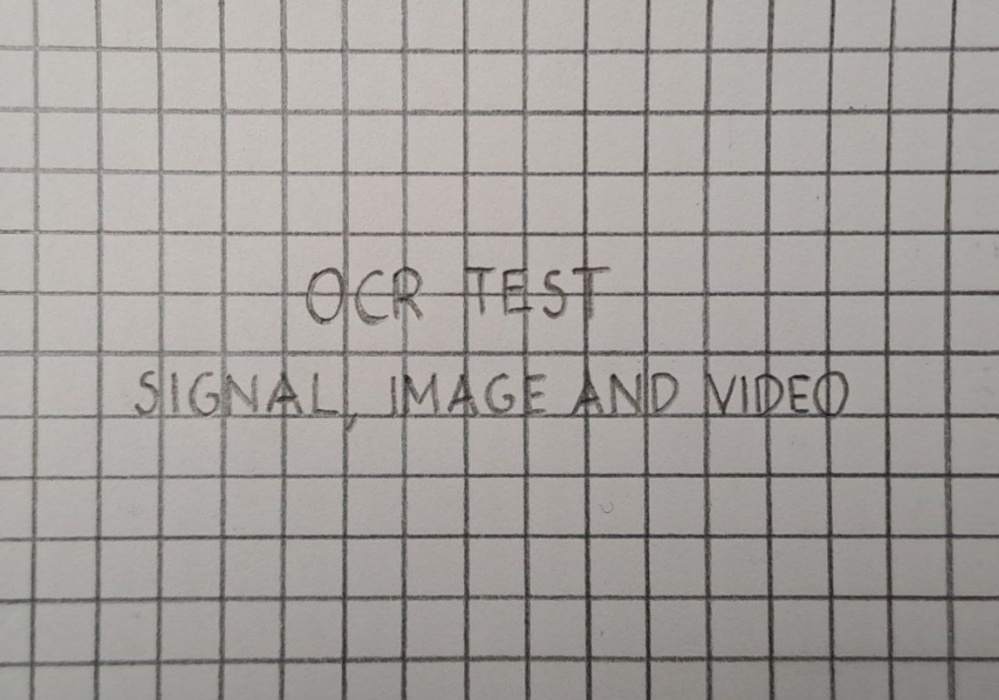
#> input picture images/012.jpg, 999 x 700 px, shrunk from 1280 x 897 before the run
$ jupyter execute lines_removal.ipynb
#> lines starting #> are read from the running program, lines starting #| are printed output that depends on the picture; after the words box and inside, x2 and y2 are one past the last pixel; in counts of white or black regions, pixels touching at a corner belong together
[cell 1]
import cv2
import numpy as np
from matplotlib import pyplot as plt
import pytesseract
import os
import subprocess

# Path to tesseract executable (in case it isn't in your PATH)
try:
    subprocess.call(["tesseract"])
#> (this line was passed over: subprocess is not available in this run)
except FileNotFoundError:
    pytesseract.pytesseract.tesseract_cmd = r'C:\Program Files\Tesseract-OCR\tesseract.exe'

PARENT_DIR = os.path.dirname(os.path.dirname(os.path.realpath("FILEPATH")))
image_name = "012.jpg"
image = cv2.imread(os.path.join(PARENT_DIR, "images", image_name), cv2.IMREAD_GRAYSCALE)
#> image: shape (700, 999); min 24, max 201, mean 159.6

# Tesseract OCR before processing
print("Before processing:")
print("\"\n" + pytesseract.image_to_string(image) + "\n\"")
#> (this line was passed over: pytesseract is not available in this run)
plt.imshow(cv2.cvtColor(image, cv2.COLOR_BGR2RGB))

[cell 2]
thresh = cv2.adaptiveThreshold(image, 255, cv2.ADAPTIVE_THRESH_MEAN_C, cv2.THRESH_BINARY, 11, 2)
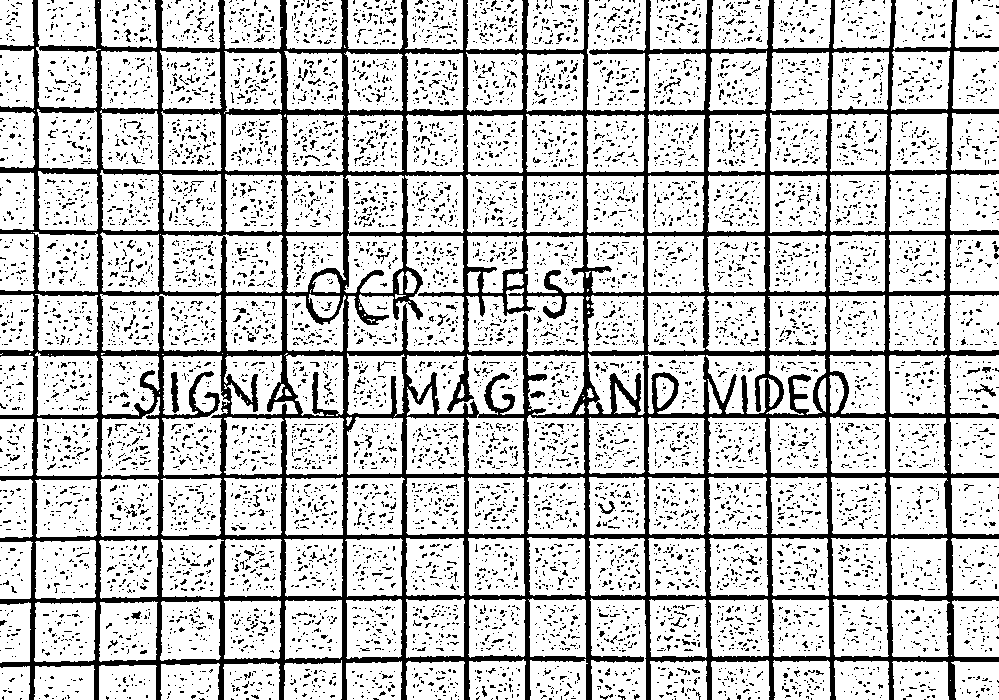
#> thresh: shape (700, 999); 77.5% white; 8629 black regions (8396 under 20 px), largest, box (x1, y1, x2, y2) and area: (0, 0, 999, 700) 110462, (171, 372, 179, 413) 226, (974, 384, 996, 397) 88

# for image 011.jpg, use a different thresholding method
if image_name == "011.jpg":
    thresh = cv2.threshold(image, 0, 255, cv2.THRESH_BINARY + cv2.THRESH_OTSU)[1]

opening = cv2.morphologyEx(cv2.medianBlur(thresh, 7), cv2.MORPH_OPEN, np.ones((5, 5), np.uint8))
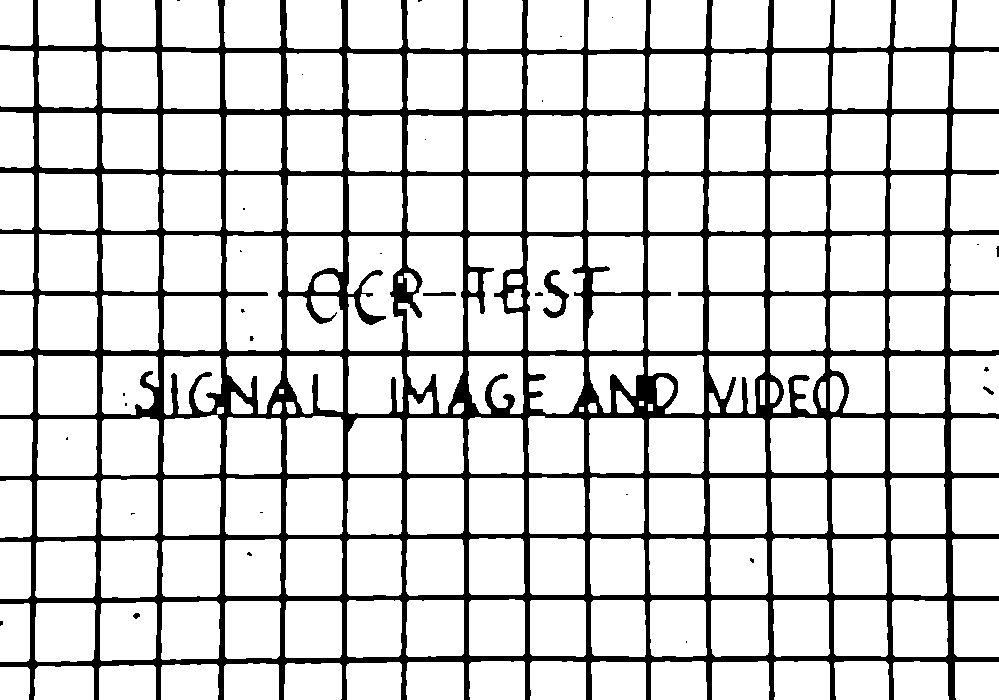
#> opening: shape (700, 999); 83.2% white; 31 black regions (24 under 20 px), largest, box (x1, y1, x2, y2) and area: (0, 0, 999, 700) 116361, (543, 270, 569, 318) 476, (423, 292, 456, 296) 113
# opening = cv2.erode(opening, np.ones((5,5),np.uint8), iterations=1)

# Tesseract OCR after processing
print("After processing:")
print("\"\n" + pytesseract.image_to_string(opening) + "\n\"")
#> (this line was passed over: pytesseract is not available in this run)

bitwise_not = cv2.bitwise_not(opening)

plt.imshow(bitwise_not, cmap='gray')

[cell 3]
# Template from inside the image
top_left = image[:int(image.shape[0] / 5), :int(image.shape[1] / 5)]
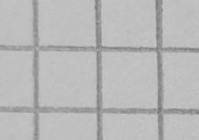
#> top_left: shape (140, 199); min 112, max 201, mean 184.7
template = cv2.threshold(top_left, 0, 255, cv2.THRESH_BINARY + cv2.THRESH_OTSU)[1]
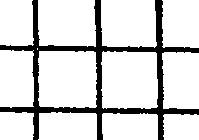
#> template: shape (140, 199); 84.7% white; 1 black region, box (x1, y1, x2, y2) and area: (0, 0, 199, 140) 4264
plt.imshow(template, cmap='gray')

[cell 4]
# Scan the whole template, counting the consecutive black pixels and the number of black strings (consecutive black pixels)
black_strings = 0
black_pixels = 0
previous = 0
for i in range(template.shape[0]):
    for j in range(template.shape[1]):
        if template[i][j] == 0:
            black_pixels += 1
            if previous == 0:
                black_strings += 1
                previous = 1
        else:
            previous = 0
#> after the loop, black_pixels = 4264; black_strings = 446
print("Black strings: ", black_strings)
#| Black strings:  446
print("Black pixels: ", black_pixels)
#| Black pixels:  4264

scaling = 0.8  # The line width might be less thick than the value found
line_width = int((black_pixels / black_strings) * scaling)
#> line_width = 7
print("Average black string length: ", line_width)
#| Average black string length:  7

[cell 5]
# Create structure element for extracting horizontal lines through morphology operations
horizontal_structure = cv2.getStructuringElement(cv2.MORPH_RECT, (line_width, 1))

# Apply morphology operations to extract horizontal lines
horizontal = cv2.morphologyEx(bitwise_not, cv2.MORPH_OPEN, horizontal_structure, iterations=2)
#> horizontal: shape (700, 999); 8.1% white; 56 white regions (3 under 20 px), largest, box (x1, y1, x2, y2) and area: (0, 403, 999, 420) 5489, (0, 107, 999, 116) 5223, (0, 350, 999, 356) 5160
plt.imshow(horizontal, cmap='gray')

[cell 6]
# Keep in horizontal lines only the ones that have a length greater than 8% of the image width
horizontal = cv2.erode(horizontal, np.ones((1, int(image.shape[1] * 0.08)), np.uint8), iterations=1)
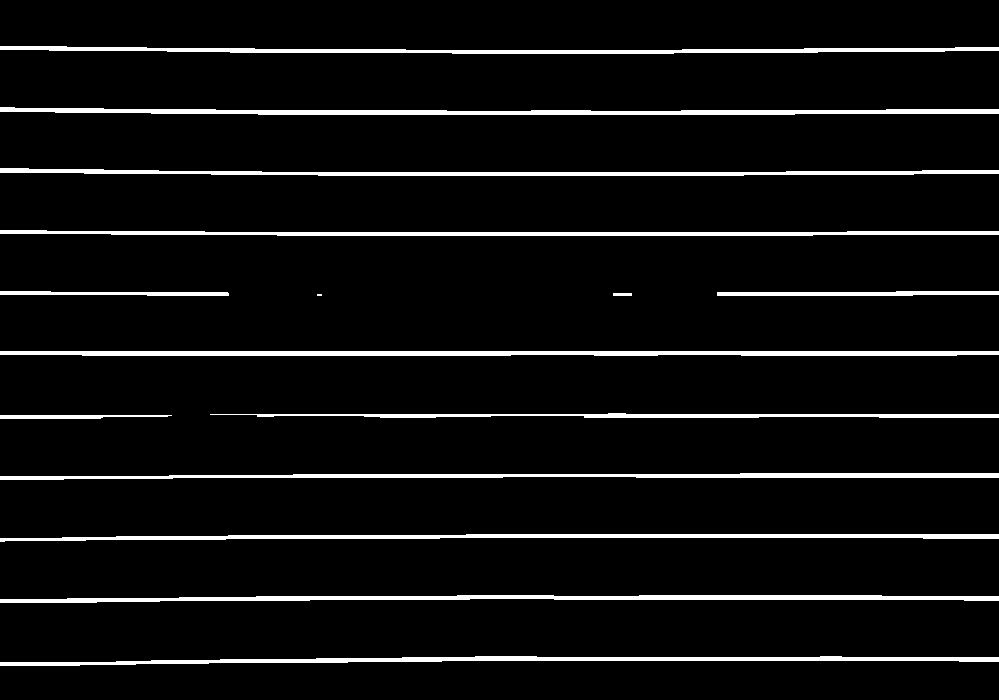
#> horizontal: shape (700, 999); 6.1% white; 15 white regions (1 under 20 px), largest, box (x1, y1, x2, y2) and area: (0, 351, 999, 356) 4705, (0, 107, 999, 115) 4601, (0, 595, 999, 603) 4352
plt.imshow(horizontal, cmap='gray')

[cell 7]
# Create structure element for extracting vertical lines through morphology operations
vertical_structure = cv2.getStructuringElement(cv2.MORPH_RECT, (1, line_width))
#> vertical_structure = [1, 1, 1, 1, 1, 1, 1]

# Apply morphology operations to extract vertical lines
vertical = cv2.morphologyEx(bitwise_not, cv2.MORPH_OPEN, vertical_structure, iterations=2)
#> vertical: shape (700, 999); 9.2% white; 51 white regions (1 under 20 px), largest, box (x1, y1, x2, y2) and area: (944, 0, 957, 700) 4070, (449, 0, 476, 700) 3941, (755, 0, 774, 700) 3936
plt.imshow(vertical, cmap='gray')

[cell 8]
# Keep in vertical lines only the ones that have a length greater than 8% of the image height
vertical = cv2.erode(vertical, np.ones((int(image.shape[0] * 0.08), 1), np.uint8), iterations=1)
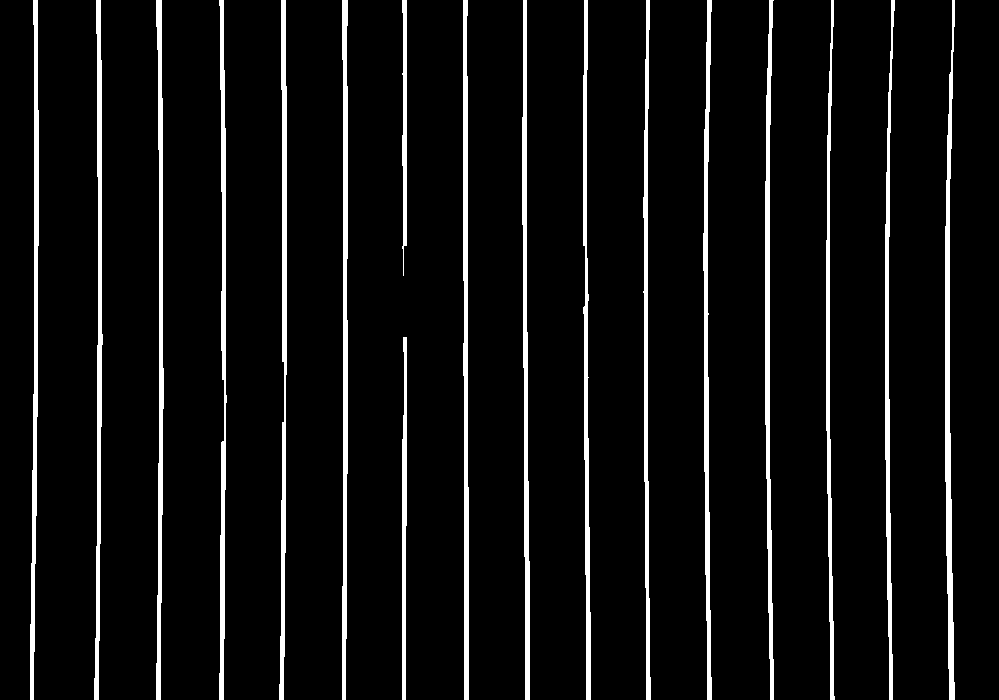
#> vertical: shape (700, 999); 6.9% white; 17 white regions, largest, box (x1, y1, x2, y2) and area: (945, 0, 955, 700) 3347, (463, 0, 469, 700) 3267, (342, 0, 348, 700) 3266
plt.imshow(vertical, cmap='gray')

[cell 9]
# Combine the two images to extract the grid lines
grid = cv2.add(horizontal, vertical)
#> grid: shape (700, 999); 12.5% white; 3 white regions (1 under 20 px), largest, box (x1, y1, x2, y2) and area: (0, 0, 999, 700) 87410, (613, 293, 632, 296) 57
plt.imshow(grid, cmap='gray')

# Invert the grid image to get the grid lines
grid = cv2.bitwise_not(grid)

# Erode the grid lines to make them thicker
grid = cv2.erode(grid, np.ones((3, 3), np.uint8), iterations=2)
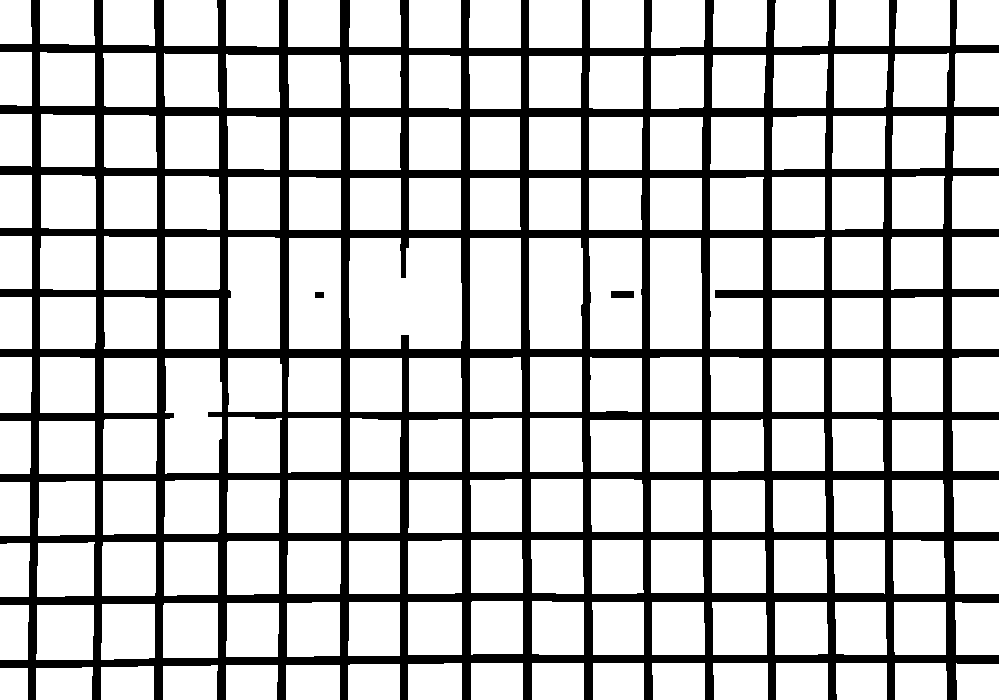
#> grid: shape (700, 999); 76.2% white; 3 black regions, box (x1, y1, x2, y2) and area: (0, 0, 999, 700) 166201, (611, 291, 634, 298) 161, (315, 292, 324, 298) 54

plt.imshow(grid, cmap='gray')

[cell 10]
# Remove grid lines from the image
cleaned = cv2.bitwise_and(bitwise_not, grid)
#> cleaned: shape (700, 999); 1.6% white; 81 white regions (33 under 20 px), largest, box (x1, y1, x2, y2) and area: (390, 248, 423, 335) 946, (289, 268, 341, 324) 696, (170, 372, 212, 419) 645

# Invert the image to get the text in black
#cleaned = cv2.bitwise_not(cleaned)

cleaned = cv2.GaussianBlur(cleaned, (5, 5), 0)
# Opening to remove noise
cleaned = cv2.morphologyEx(cleaned, cv2.MORPH_OPEN, np.ones((2, 2), np.uint8), iterations=2)

dilatation_size = 1
dilation_shape = cv2.MORPH_RECT
element = cv2.getStructuringElement(dilation_shape, (2 * dilatation_size + 1, 2 * dilatation_size + 1),
                                    (dilatation_size, dilatation_size))
dilated = cv2.dilate(cleaned, element)
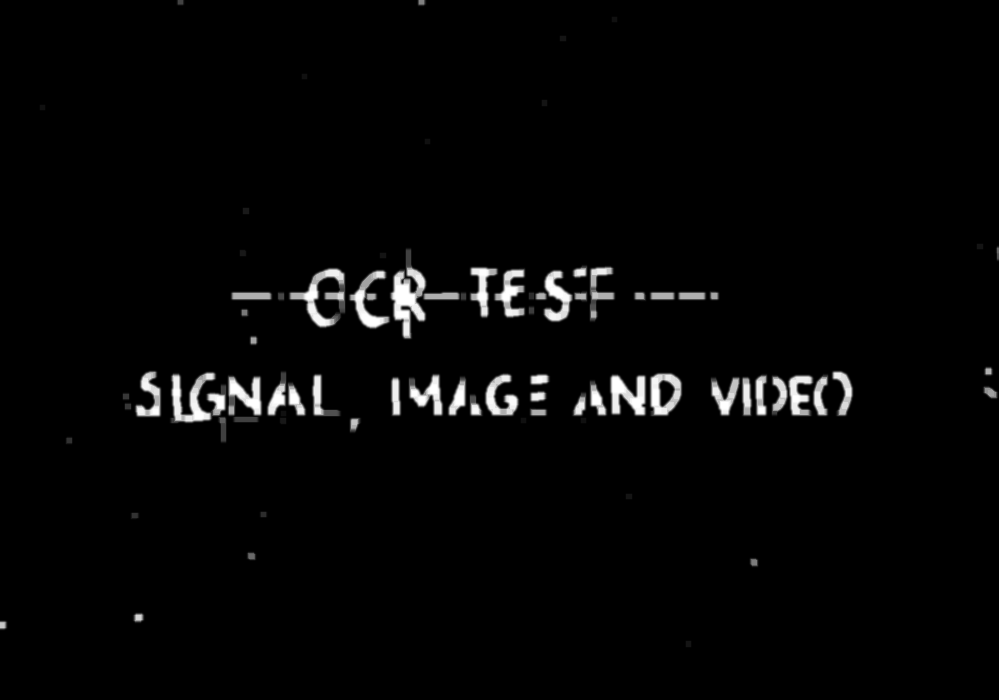
#> dilated: shape (700, 999); min 0, max 255, mean 5.8

# Tesseract OCR after processing
print("After processing:")
print("\"\n" + pytesseract.image_to_string(dilated) + "\n\"")
#> (this line was passed over: pytesseract is not available in this run)

plt.imshow(dilated, cmap='gray')
